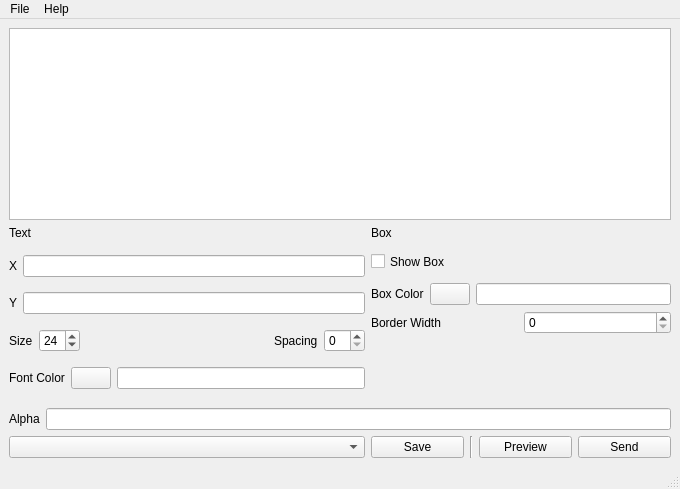
<?xml version="1.0" encoding="UTF-8"?>
<ui version="4.0">
 <class>MainWindow</class>
 <widget class="QMainWindow" name="MainWindow">
  <property name="geometry">
   <rect>
    <x>0</x>
    <y>0</y>
    <width>680</width>
    <height>489</height>
   </rect>
  </property>
  <property name="windowTitle">
   <string>ffplayout Messenger</string>
  </property>
  <property name="locale">
   <locale language="English" country="Germany"/>
  </property>
  <widget class="QWidget" name="centralwidget">
   <layout class="QGridLayout" name="gridLayout">
    <item row="4" column="3">
     <widget class="QPushButton" name="button_preview">
      <property name="text">
       <string>Preview</string>
      </property>
     </widget>
    </item>
    <item row="1" column="0">
     <widget class="QLabel" name="text_label">
      <property name="text">
       <string>Text</string>
      </property>
     </widget>
    </item>
    <item row="4" column="2">
     <widget class="Line" name="line">
      <property name="orientation">
       <enum>Qt::Vertical</enum>
      </property>
     </widget>
    </item>
    <item row="4" column="0">
     <widget class="QComboBox" name="combo_presets"/>
    </item>
    <item row="1" column="1">
     <widget class="QLabel" name="box_label">
      <property name="text">
       <string>Box</string>
      </property>
     </widget>
    </item>
    <item row="4" column="4">
     <widget class="QPushButton" name="button_send">
      <property name="text">
       <string>Send</string>
      </property>
     </widget>
    </item>
    <item row="2" column="1" colspan="4">
     <layout class="QVBoxLayout" name="box_layout_group">
      <item>
       <widget class="QCheckBox" name="activate_box">
        <property name="minimumSize">
         <size>
          <width>300</width>
          <height>31</height>
         </size>
        </property>
        <property name="text">
         <string>Show Box</string>
        </property>
       </widget>
      </item>
      <item>
       <layout class="QHBoxLayout" name="horizontalLayout_5">
        <item>
         <widget class="QLabel" name="label_box_color">
          <property name="text">
           <string>Box Color</string>
          </property>
         </widget>
        </item>
        <item>
         <widget class="QPushButton" name="botton_box_color">
          <property name="minimumSize">
           <size>
            <width>40</width>
            <height>0</height>
           </size>
          </property>
          <property name="maximumSize">
           <size>
            <width>40</width>
            <height>16777215</height>
           </size>
          </property>
          <property name="text">
           <string/>
          </property>
         </widget>
        </item>
        <item>
         <widget class="QLineEdit" name="text_box_color"/>
        </item>
       </layout>
      </item>
      <item>
       <layout class="QHBoxLayout" name="horizontalLayout_6">
        <item>
         <widget class="QLabel" name="label_border_width">
          <property name="text">
           <string>Border Width</string>
          </property>
         </widget>
        </item>
        <item>
         <widget class="QSpinBox" name="spin_border_width"/>
        </item>
       </layout>
      </item>
      <item>
       <layout class="QHBoxLayout" name="horizontalLayout_8">
        <item>
         <spacer name="verticalSpacer">
          <property name="orientation">
           <enum>Qt::Vertical</enum>
          </property>
          <property name="sizeHint" stdset="0">
           <size>
            <width>20</width>
            <height>40</height>
           </size>
          </property>
         </spacer>
        </item>
       </layout>
      </item>
     </layout>
    </item>
    <item row="3" column="0" colspan="5">
     <layout class="QHBoxLayout" name="horizontalLayout_7">
      <item>
       <widget class="QLabel" name="label_alpha">
        <property name="text">
         <string>Alpha</string>
        </property>
       </widget>
      </item>
      <item>
       <widget class="QLineEdit" name="text_alpha"/>
      </item>
     </layout>
    </item>
    <item row="2" column="0">
     <layout class="QVBoxLayout" name="text_layout_group">
      <item>
       <layout class="QHBoxLayout" name="horizontalLayout">
        <item>
         <widget class="QLabel" name="label_x">
          <property name="text">
           <string>X</string>
          </property>
         </widget>
        </item>
        <item>
         <widget class="QLineEdit" name="text_x_pos">
          <property name="enabled">
           <bool>true</bool>
          </property>
         </widget>
        </item>
       </layout>
      </item>
      <item>
       <layout class="QHBoxLayout" name="horizontalLayout_2">
        <item>
         <widget class="QLabel" name="label_y">
          <property name="text">
           <string>Y</string>
          </property>
         </widget>
        </item>
        <item>
         <widget class="QLineEdit" name="text_y_pos"/>
        </item>
       </layout>
      </item>
      <item>
       <layout class="QHBoxLayout" name="horizontalLayout_3">
        <item>
         <widget class="QLabel" name="label_font_size">
          <property name="text">
           <string>Size</string>
          </property>
         </widget>
        </item>
        <item>
         <widget class="QSpinBox" name="spin_font_size">
          <property name="value">
           <number>24</number>
          </property>
         </widget>
        </item>
        <item>
         <spacer name="horizontalSpacer">
          <property name="orientation">
           <enum>Qt::Horizontal</enum>
          </property>
          <property name="sizeHint" stdset="0">
           <size>
            <width>40</width>
            <height>20</height>
           </size>
          </property>
         </spacer>
        </item>
        <item>
         <widget class="QLabel" name="label_spacing">
          <property name="layoutDirection">
           <enum>Qt::LeftToRight</enum>
          </property>
          <property name="text">
           <string>Spacing</string>
          </property>
         </widget>
        </item>
        <item>
         <widget class="QSpinBox" name="spin_line_spacing"/>
        </item>
       </layout>
      </item>
      <item>
       <layout class="QHBoxLayout" name="horizontalLayout_4">
        <item>
         <widget class="QLabel" name="label_font_color">
          <property name="text">
           <string>Font Color</string>
          </property>
         </widget>
        </item>
        <item>
         <widget class="QPushButton" name="botton_font_color">
          <property name="minimumSize">
           <size>
            <width>40</width>
            <height>0</height>
           </size>
          </property>
          <property name="maximumSize">
           <size>
            <width>40</width>
            <height>16777215</height>
           </size>
          </property>
          <property name="text">
           <string/>
          </property>
         </widget>
        </item>
        <item>
         <widget class="QLineEdit" name="text_font_color"/>
        </item>
       </layout>
      </item>
     </layout>
    </item>
    <item row="0" column="0" colspan="5">
     <widget class="QTextEdit" name="text_area"/>
    </item>
    <item row="4" column="1">
     <widget class="QPushButton" name="button_save">
      <property name="text">
       <string>Save</string>
      </property>
     </widget>
    </item>
   </layout>
  </widget>
  <widget class="QMenuBar" name="menubar">
   <property name="geometry">
    <rect>
     <x>0</x>
     <y>0</y>
     <width>680</width>
     <height>29</height>
    </rect>
   </property>
   <widget class="QMenu" name="menu_file">
    <property name="title">
     <string>File</string>
    </property>
    <addaction name="action_save"/>
    <addaction name="separator"/>
    <addaction name="action_quit"/>
   </widget>
   <widget class="QMenu" name="menu_help">
    <property name="title">
     <string>Help</string>
    </property>
    <addaction name="action_examples"/>
   </widget>
   <addaction name="menu_file"/>
   <addaction name="menu_help"/>
  </widget>
  <widget class="QStatusBar" name="statusbar"/>
  <action name="action_save">
   <property name="text">
    <string>Save</string>
   </property>
  </action>
  <action name="actionQuit_2">
   <property name="text">
    <string>Quit</string>
   </property>
  </action>
  <action name="action_quit">
   <property name="text">
    <string>Quit</string>
   </property>
  </action>
  <action name="action_examples">
   <property name="text">
    <string>Examples</string>
   </property>
  </action>
 </widget>
 <resources/>
 <connections/>
</ui>
